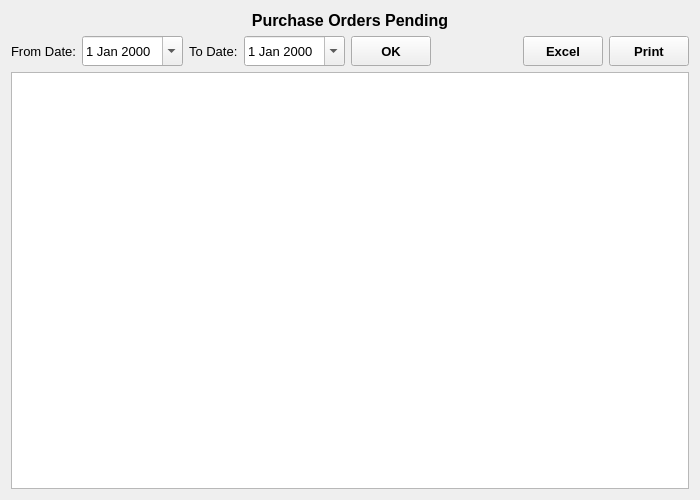
<?xml version="1.0" encoding="UTF-8"?>
<ui version="4.0">
 <class>PurchaseOrdersPending</class>
 <widget class="QWidget" name="PurchaseOrdersPending">
  <property name="geometry">
   <rect>
    <x>0</x>
    <y>0</y>
    <width>700</width>
    <height>500</height>
   </rect>
  </property>
  <property name="font">
   <font>
    <family>Microsoft YaHei UI</family>
    <pointsize>10</pointsize>
   </font>
  </property>
  <property name="windowTitle">
   <string>Form</string>
  </property>
  <layout class="QVBoxLayout" name="verticalLayout">
   <item>
    <widget class="QLabel" name="label">
     <property name="font">
      <font>
       <pointsize>12</pointsize>
       <weight>75</weight>
       <bold>true</bold>
      </font>
     </property>
     <property name="text">
      <string>Purchase Orders Pending</string>
     </property>
     <property name="alignment">
      <set>Qt::AlignCenter</set>
     </property>
    </widget>
   </item>
   <item>
    <layout class="QHBoxLayout" name="horizontalLayout" stretch="0,0,0,0,0,0,0,0">
     <item>
      <widget class="QLabel" name="fromDateLabel">
       <property name="text">
        <string>From Date:</string>
       </property>
      </widget>
     </item>
     <item>
      <widget class="QDateEdit" name="fromDateDateEdit">
       <property name="minimumSize">
        <size>
         <width>0</width>
         <height>30</height>
        </size>
       </property>
       <property name="calendarPopup">
        <bool>true</bool>
       </property>
      </widget>
     </item>
     <item>
      <widget class="QLabel" name="toDateLabel">
       <property name="text">
        <string>To Date:</string>
       </property>
      </widget>
     </item>
     <item>
      <widget class="QDateEdit" name="toDateDateEdit">
       <property name="minimumSize">
        <size>
         <width>0</width>
         <height>30</height>
        </size>
       </property>
       <property name="calendarPopup">
        <bool>true</bool>
       </property>
      </widget>
     </item>
     <item>
      <widget class="QToolButton" name="OKButton">
       <property name="minimumSize">
        <size>
         <width>80</width>
         <height>30</height>
        </size>
       </property>
       <property name="font">
        <font>
         <weight>75</weight>
         <bold>true</bold>
        </font>
       </property>
       <property name="text">
        <string>OK</string>
       </property>
      </widget>
     </item>
     <item>
      <spacer name="horizontalSpacer">
       <property name="orientation">
        <enum>Qt::Horizontal</enum>
       </property>
       <property name="sizeHint" stdset="0">
        <size>
         <width>40</width>
         <height>20</height>
        </size>
       </property>
      </spacer>
     </item>
     <item>
      <widget class="QToolButton" name="excelButton">
       <property name="minimumSize">
        <size>
         <width>80</width>
         <height>30</height>
        </size>
       </property>
       <property name="font">
        <font>
         <weight>75</weight>
         <bold>true</bold>
        </font>
       </property>
       <property name="text">
        <string>Excel</string>
       </property>
      </widget>
     </item>
     <item>
      <widget class="QToolButton" name="printButton">
       <property name="minimumSize">
        <size>
         <width>80</width>
         <height>30</height>
        </size>
       </property>
       <property name="font">
        <font>
         <weight>75</weight>
         <bold>true</bold>
        </font>
       </property>
       <property name="text">
        <string>Print</string>
       </property>
      </widget>
     </item>
    </layout>
   </item>
   <item>
    <widget class="QTableView" name="tableView">
     <property name="font">
      <font>
       <pointsize>12</pointsize>
      </font>
     </property>
     <property name="alternatingRowColors">
      <bool>true</bool>
     </property>
    </widget>
   </item>
  </layout>
 </widget>
 <resources/>
 <connections/>
</ui>
